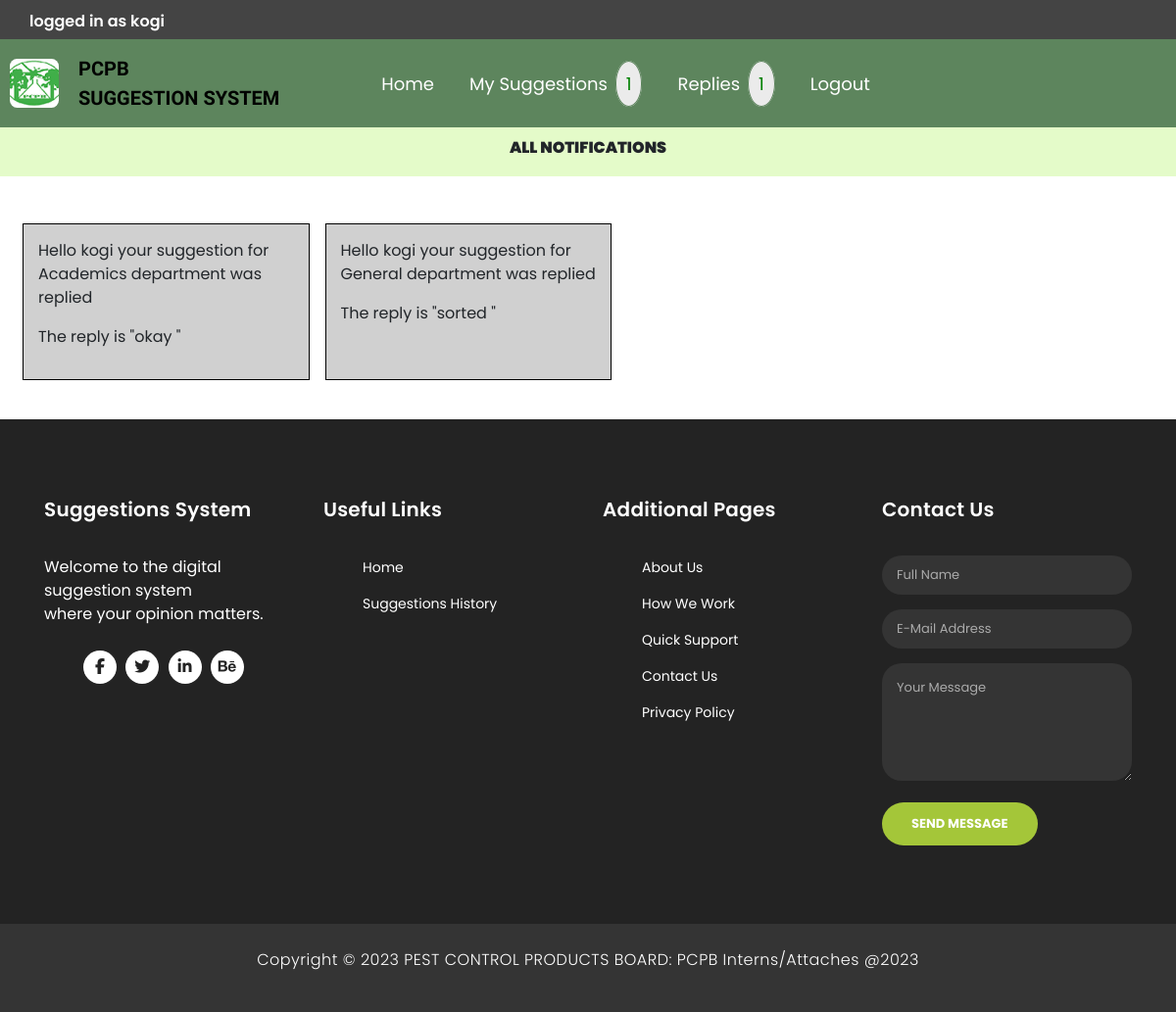
/notifications.php (signed in), run on the app's committed database.
### tables this page shows
CREATE TABLE `users` (
  `id` int(255) NOT NULL,
  `first_name` varchar(255) NOT NULL,
  `last_name` varchar(255) NOT NULL,
  `email` varchar(255) NOT NULL,
  `password` varchar(255) NOT NULL,
  `reg_time` timestamp NULL DEFAULT current_timestamp()
);

CREATE TABLE `replies` (
  `id` int(255) NOT NULL,
  `sugg_id` int(255) NOT NULL,
  `user_id` int(255) NOT NULL,
  `user_name` varchar(255) NOT NULL,
  `department` varchar(255) NOT NULL,
  `description` varchar(255) NOT NULL,
  `admin_name` varchar(255) NOT NULL,
  `reply` varchar(255) NOT NULL
);

### notifications.php (the view, shortened to what this page needs)
<?php include "config/db.php";
include "header.php";
?>
<div class="container-fluid page-header-home mb-2">
        <div class="d-flex flex-column align-items-center justify-content-center pt-0 pt-lg-2" style="min-height: 50px">
            <p>
              ALL NOTIFICATIONS
            </p>
        </div>
    </div>
<?php
$current_user = $_SESSION['user-id'];
$select_sms = "SELECT * FROM replies WHERE user_id = $current_user";
$sms_res = mysqli_query($dbconnection,$select_sms);
$user = "SELECT * FROM users WHERE id = $current_user LIMIT 1";
$user_ress = mysqli_query($dbconnection,$user);
$user_details = mysqli_fetch_assoc($user_ress);
?>
<div class="container-fluid">
    <div class="row">
       <div class="col-md-12 my-4 d-flex">
        <?php while($sms = mysqli_fetch_assoc($sms_res)) : ?>
       <div class="col-md-3 message-body my-3 mx-2">
            <p>Hello <?= $user_details['first_name'] ?> your suggestion for <?= $sms['department'] ?> department was replied</p>
            <p>The reply is "<?= $sms['reply'] ?>"</p>
        </div>
        <?php endwhile ?>
       </div>
    </div>
</div>
<?php include "footer.php"; ?>

### header.php (shortened to what this page needs)
<?php include "config/db.php"; ?>
<!DOCTYPE html>
<html lang="en">
<head>
  <link rel="stylesheet" href="bootstrap/css/bootstrap.min.css">
  <link rel="stylesheet" href="style.css">
</head>
<body>
  <?php if(isset($_SESSION['user-id'])) : ?>
  <div class="sub-header">
    <?php
    $current_user = $_SESSION['user-id'];
    $select_user = "SELECT * FROM users WHERE id = $current_user LIMIT 1";
    $select_user_result = mysqli_query($dbconnection, $select_user);
    $select_array = mysqli_fetch_assoc($select_user_result);
    ?>
    <?php if (isset($_SESSION['user-id'])): ?>
      <p class="nav-item">logged in as
        <?= $select_array['first_name'] ?>
      </p>
      <p> <a class="nav-link" href="logout.php">Logout</a> </p>
    <?php else: ?>
      <p class="nav-item"><a class="nav-link" href="signin.php">Login</a></p>
    <?php endif ?>
  </div>
  <?php endif ?>
  <nav class="navbar navbar-expand-lg  header-nav">
    <div class="logo">
      <img src="img/download.jpg" alt="">
    <a class="navbar-brand mr-5 " href="index.php">PCPB <br> Suggestion System</a>
    </div>
    <div class="collapse navbar-collapse ml-5" id="navbarNav">
      <ul class="navbar-nav">
        <li class="nav-item active">
          <a class="nav-link" href="index.php">Home</a>
        </li>
        <li class="nav-item">
          <a class="nav-link" href="suggestion-history.php">My Suggestions <span class="count">1</span> </a>
        </li>
        <li class="nav-item">
          <a class="nav-link" href="suggestion-history.php"> Replies <span class="count">1</span> </a>
        </li>
        <?php if (isset($_SESSION['user-id'])): ?>
          <li> <a class="nav-link" href="logout.php">Logout</a> </li>
        <?php else: ?>
          <li class="nav-item"><a class="nav-link" href="signin.php">Login/register</a></li>
        <?php endif ?>
      </ul>
    </div>
  </nav>

### style.css (style rules this page uses)
body { margin: 0; padding: 0; font-family: 'Poppins', sans-serif; }
.logo { display: flex; justify-content: center; align-items: center; gap: 20px; }
.logo img { height: 50px; width: 50px; border-radius: 15%; }
.logo a { color: rgb(0, 2, 0)!important; font-weight: 900; font-size: 20px; text-transform: uppercase; font-family: 'Spline Sans', sans-serif!important; }
header, .header-nav { background-color: #5d855d!important; color: #fff; padding: 20px; display: flex; justify-content: space-between; align-items: center; }
nav ul { list-style: none; margin: 0; padding: 0; display: flex; }
nav li { margin-right: 20px; }
nav a { color: #fff; text-decoration: none; font-size: 18px; }
span.count { margin-left: 3px; padding: 10px; height: 2px; width: 2px; border-radius: 50%; background-color: #ebebeb; color: green; border: 1px solid #5d855d; }
.page-header-home { background-color: #d0f8a193; }
.page-header-home p { font-weight: 900; }
.sub-header { height: 40px; background-color: #444; padding: 10px 0 0 30px; }
.sub-header p { color: white; font-weight: 600; font-weight: 15px; }
.navbar-nav li a { color: #fff!important; }
.message-body { border: 1px solid black; padding: 15px; background-color: #3333333a; }
.header-nav { display: flex; justify-content: space-between; padding: 10px!important; }

### data on the page
users: first_name "kogi"
replies: user.first_name "kogi", department "Academics", reply "okay"
replies: user.first_name "kogi", department "General", reply "sorted"
